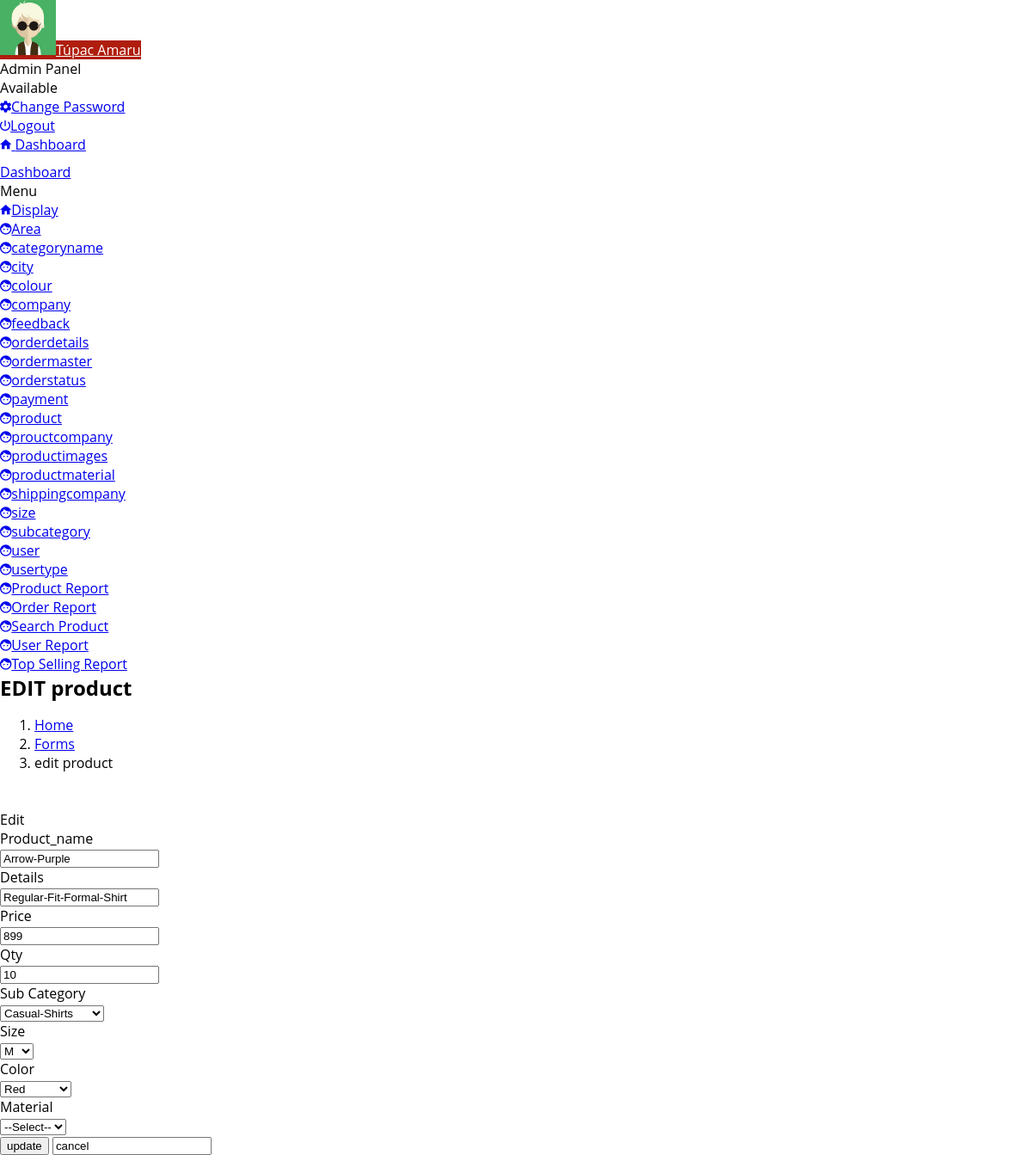
The app's page /admin/edit-product.php?eid=2 with its own data.
### tables this page shows
CREATE TABLE IF NOT EXISTS `tbl_product` (
  `Product_id` int(11) NOT NULL,
  `Product_name` varchar(20) NOT NULL,
  `Details` varchar(40) NOT NULL,
  `Price` int(11) NOT NULL,
  `Qty` int(11) NOT NULL,
  `Sub_cat_id` int(11) NOT NULL,
  `Size_id` int(11) NOT NULL,
  `Color_id` int(11) NOT NULL,
  `Mat_code_id` int(11) NOT NULL,
  `is_active` int(11) NOT NULL DEFAULT '1',
  `is_delete` int(11) NOT NULL DEFAULT '0',
  `insert_datatime` timestamp NOT NULL DEFAULT CURRENT_TIMESTAMP
);

### admin/edit-product.php (the view, shortened to what this page needs)
<?php
require './class/myclass.php';
$eid = $_GET['eid'];
$edit_query = mysqli_query($conn, "select * from tbl_product where Product_id='{$eid}'");
$edit_details = mysqli_fetch_array($edit_query);
?>
<!DOCTYPE html>
<html lang="en">
<head>
    <link rel="stylesheet" type="text/css" href="assets/lib/perfect-scrollbar/css/perfect-scrollbar.min.css"/>
    <link rel="stylesheet" type="text/css" href="assets/lib/material-design-icons/css/material-design-iconic-font.min.css"/>
    <link rel="stylesheet" type="text/css" href="assets/lib/datetimepicker/css/bootstrap-datetimepicker.min.css"/>
    <link rel="stylesheet" type="text/css" href="assets/lib/daterangepicker/css/daterangepicker.css"/>
    <link rel="stylesheet" type="text/css" href="assets/lib/select2/css/select2.min.css"/>
    <link rel="stylesheet" type="text/css" href="assets/lib/bootstrap-slider/css/bootstrap-slider.css"/>
    <link rel="stylesheet" href="assets/css/style.css" type="text/css"/>
  </head>
  <body>
    <div class="be-wrapper">
      <?php
      include './theme-part/header.php';
      ?>
      <?php
      include './theme-part/side_bar.php';
      ?>
      <div class="be-content">
        <div class="page-head">
          <h2 class="page-head-title">EDIT product</h2>
          <ol class="breadcrumb page-head-nav">
            <li><a href="#">Home</a></li>
            <li><a href="#">Forms</a></li>
            <li class="active">edit product</li>
          </ol>
        </div>
        <div class="main-content container-fluid">
          <div class="row">
            <div class="col-md-12">
              <div class="panel panel-default panel-border-color panel-border-color-primary">
                <div class="panel-heading panel-heading-divider">Edit</div>
                <div class="panel-body">
                    <form method="post" style="border-radius: 0px;" class="form-horizontal group-border-dashed">
                         <div class="form-group">
                      <label class="col-sm-3 control-label">Product_name</label>
                      <div class="col-sm-6">
                          <input type="text" name='Product_name'class="form-control" required="true" value="<?php echo $edit_details['Product_name']; ?>" >
                      </div>
                    </div>
                        <div class="form-group">
                      <label class="col-sm-3 control-label">Details</label>
                      <div class="col-sm-6">
                          <input type="text" name='Details'class="form-control" required="true" value="<?php echo $edit_details['Details']; ?>" >
                      </div>
                    </div>
                        <div class="form-group">
                      <label class="col-sm-3 control-label">Price</label>
                      <div class="col-sm-6">
                          <input type="number" name='Price'class="form-control" required="true" value="<?php echo $edit_details['Price']; ?>" >
                      </div>
                    </div>
                        <div class="form-group">
                      <label class="col-sm-3 control-label">Qty</label>
                      <div class="col-sm-6">
                          <input type="number" name='Qty'class="form-control" required="true" value="<?php echo $edit_details['Qty']; ?>" >
                      </div>
                    </div>
                         <div class="form-group">
                      <label class="col-sm-3 control-label">Sub Category</label>
                      <div class="col-sm-8">
                        <?php
                        $sql = mysqli_query($conn,"SELECT * From  tbl_subcategory") or die(mysqli_error($conn));
                        echo '<select name="Sub_cat_id"  class="form-control">';
                             while ($row = $sql->fetch_array())
                                        {
                                             echo "<option value='". $row['Sub_cat_id'] ."'>" .$row['Sub_cat_name'] ."</option>" ;
                                        }
                         echo "</select>" ;
                        ?>
                    </div>
                        <div class="form-group">
                      <label class="col-sm-3 control-label">Size</label>
                      <div class="col-sm-8">
                        <?php
                        $sql = mysqli_query($conn,"SELECT * From  tbl_size") or die(mysqli_error($conn));
                        echo '<select name="Size_id"  class="form-control">';
                             while ($row = $sql->fetch_array())
                                        {
                                             echo "<option value='". $row['Size_id'] ."'>" .$row['Size'] ."</option>" ;
                                        }
                         echo "</select>" ;
                        ?>
                    </div>
                    </div>
                        <div class="form-group">
                      <label class="col-sm-3 control-label">Color</label>
                      <div class="col-sm-8">
                        <?php
                        $sql = mysqli_query($conn,"SELECT * From  tbl_color") or die(mysqli_error($conn));
                        echo '<select name="Color_id"  class="form-control">';
                             while ($row = $sql->fetch_array())
                                        {
                                             echo "<option value='". $row['Color_id'] ."'>" .$row['Color_name'] ."</option>" ;
                                        }
                         echo "</select>" ;
                        ?>
                    </div>
                    </div>
                          <div class="form-group">
                      <label class="col-sm-3 control-label">Material</label>
                      <div class="col-sm-8">
                        <?php
                        echo '<select name="Mat_code_id"  class="form-control" required="">';
                        echo "<option value=''>--Select--</option>" ;
                         echo "</select>" ;
                        ?>
                    </div>
                    </div>
                      <p class="text-right">
                          <input type="submit"  value="update" class="btn btn-space btn-primary">
                          <input type="cancel"  value="cancel" class="btn btn-space btn-default">
                        </p>
                  </form>
                </div>
              </div>
            </div>
          </div>
                  </div>
      </div>
    </div>
  </body>
</html>

### css/style.css (style rules this page uses)
body a { transition:0.5s all; -webkit-transition:0.5s all; -moz-transition:0.5s all; -o-transition:0.5s all; -ms-transition:0.5s all; }
h1,h2,h3,h4,h5,h6 { padding:0 0; margin:0 0; font-family: 'Open Sans', sans-serif; }
p { padding:0 0; margin:0 0; }
body { padding:0 0; margin:0 0; font-family: 'Open Sans', sans-serif; }
ol { margin-bottom: 44px; }

### records on screen
tbl_product: Product_name "Arrow-Purple", Details "Regular-Fit-Formal-Shirt", Price "899", Qty "10"

### other values on screen
form field Sub_cat_id "Casual-Shirts"
form field Size_id "M"
form field Color_id "Red"
